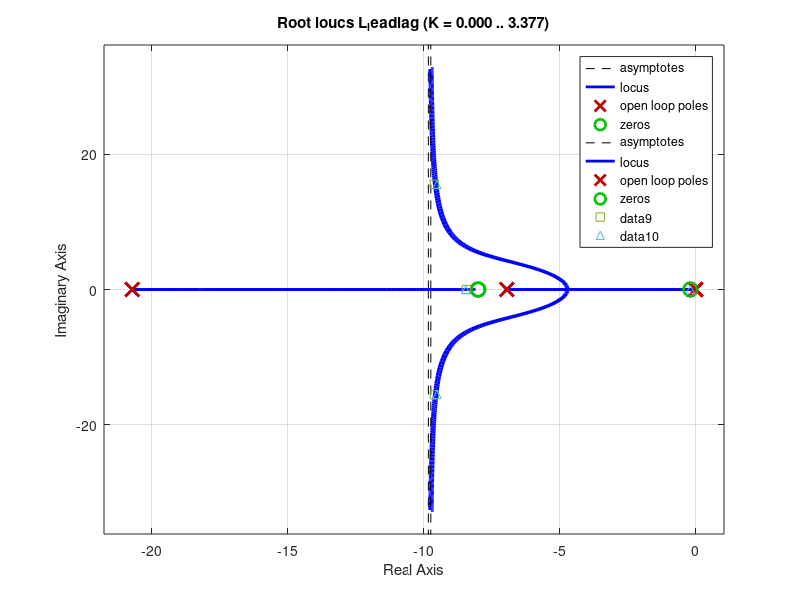
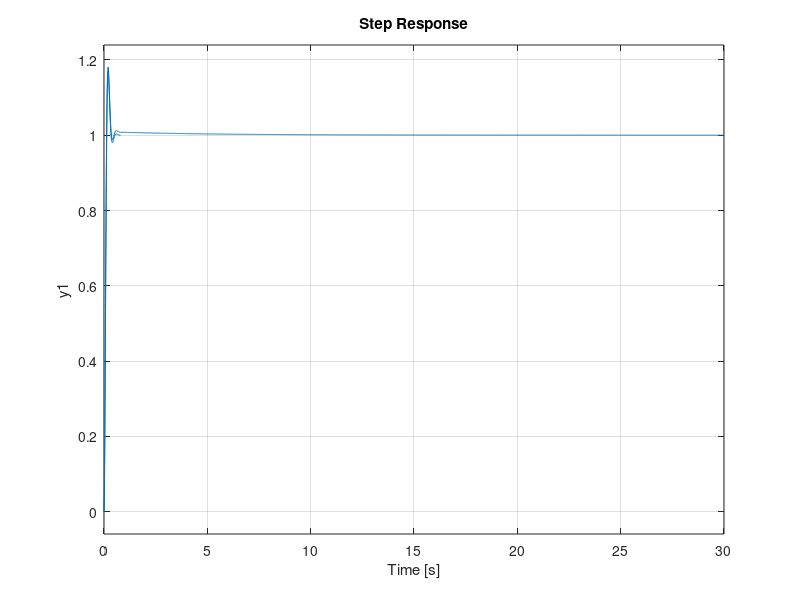
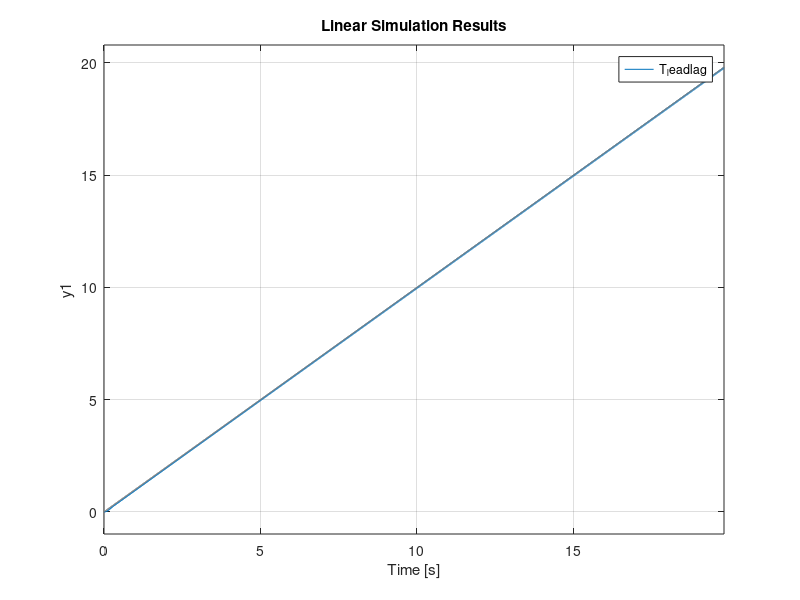

These charts were generated, in order, by the following MATLAB code:
clear variables; clear global; close all;
%% EXP1.1; DESIGN PHASE LEAD COMPENSATOR
% AVERAGE TAU_M AND ALPHA VALUES FROM LAB 2
tau_m = (0.133 + 0.155)/2;
A = (25.877 + 30.303)/2;
% CREATE SYSTEM FROM VALUES
sysG = tf(1, [1,1/tau_m,0]);
polesG = pole(sysG); % DETERMINE POLES OF THE SYSTEM

% DESIGN REQUIREMENTS
po = 20;
settle_time = 0.5;

% CALCULATE REAL PART OF DESIRED ROOT LOCUS USING 2ND-ORDER SYS APPROXIMATION
sigma = 4 / settle_time;
% CALCULATE ZETA USING PERCENT OVERSHOOT
zeta = -log(po/100)/sqrt(pi^2 + log(po/100)^2);
phi = acos(zeta); % DETERMINE ANGLE FROM ZETA
omega = sigma * tan(phi); % CALCULATE IMAGINARY PART OF DESIRED ROOT LOCUS

poles_rlocus = [(-sigma + omega*1j) (-sigma - omega*1j)];
s0 = poles_rlocus(1); % PICK POSITIVE IMAGINARY ROOT FOR CALCULATIONS

% PLACE ZERO UNDER ROOT LOCUS
z = sigma;

% PHASE CONDITION
% DETERMINE PHASE CONTRIBUTIONS FROM POLES OF PLANT
phase0 = rad2deg(atan2(imag(s0) - imag(polesG(1)), real(s0) - real(polesG(1))));
phase1 = rad2deg(atan2(imag(s0) - imag(polesG(2)), real(s0) - real(polesG(2))));
angle_G = -phase0  - phase1;

% DETERMINE REQUIRED PHASE CONTRIBUTION FROM CONTROLLER; DETERMINE POSITION OF POLE
angle_Gc = 180 - angle_G - 360; 
angle_Gc_pole = 90 - angle_Gc;
p = (sigma - omega*tan(angle_Gc_pole));

% PLACE ZEROS AND POLES FOR CONTROLLER AT -Z AND -P
Gc_zero = -z;
Gc_pole = -p;

% MAGNITUDE CONDITION
% DETERMINE MAGNITUDE CONTRIBUTIONS FROM POLES AND ZEROS
mag_poles = norm(s0 - polesG(1)) * norm(s0 - polesG(2)) * norm(s0 - Gc_pole);
mag_zeros = omega;

kG = A/tau_m; % PLANT GAIN

% DETERMINE CONTROLLER GAIN FROM MAGNITUDE CONDITION
kc = (1/kG) * (mag_poles/mag_zeros); 

%% EXP1.2; CALCULATE VELOCITY ERROR CONSTANT
kv = (kG * kc * z) / (p/tau_m);

%% REDUCE STEADY STATE ERROR DUE TO STEP DISTRUBANCE BY FACTOR OF 10
zlag = 0.2;
plag = 0.02;
% CHECK ANGLE DIFFERENCE
phase0_lag = rad2deg(atan2(imag(s0) - imag(-zlag), real(s0) - real(-zlag)));
phase1_lag = rad2deg(atan2(imag(s0) - imag(-plag), real(s0) - real(-plag)));
angle_lag = abs(phase0_lag - phase1_lag)

% %% EXP1.3; COMPUTE CLOSED-LOOP TRANSFER FUNCTION T(s)
% sysGc = tf([1,Gc_zero],[1,Gc_pole]); % SYSTEM FOR CONTROLLER
% 
% G = series(sysG, kG); % INTRODUCE PLANT GAIN
% Gc_lead = series(sysGc, kc); % INTRODUCE CONTROLLER GAIN

G = tf(A/tau_m,[1,1/tau_m,0]);
Gc_lead=tf(kc*[1,z],[1,p]);

zlag = 0.2;
plag = zlag/10;

%Construct the transfer function model of the lead-lag compensator
lag_system=tf([1,zlag],[1,plag]);
Gc_leadlag=series(lag_system,Gc_lead);

%Construct the open loop transfer functions
L_lead=series(Gc_lead,G);
L_leadlag=series(Gc_leadlag,G);

%Draw the root locus plots
figure(1)
rlocus(L_lead)
hold on
rlocus(L_leadlag)

%Construct closed loop transfer functions
T_lead=feedback(L_lead,1);
T_leadlag=feedback(L_leadlag,1);

%Determine closed-loop pole positions
cl_poles_lead = pole(T_lead)
cl_poles_leadlag = pole(T_leadlag)

%Plot the closed loop pole positions. Lead with square, lead-lag with
%triangle
plot(real(cl_poles_lead),imag(cl_poles_lead),'s');
plot(real(cl_poles_leadlag),imag(cl_poles_leadlag),'^')

%Calculate the step responses
figure(2)
step(T_lead)
hold on
step(T_leadlag)

%Calculate the ramp responses
figure(3)
[maxpole,index_maxpole]=max(real(cl_poles_leadlag));
Tmax=4/abs(maxpole);
tvec=0:0.01:Tmax;
input_vec=tvec;
lsim(T_lead,input_vec,tvec)
hold on
lsim(T_leadlag,input_vec,tvec)